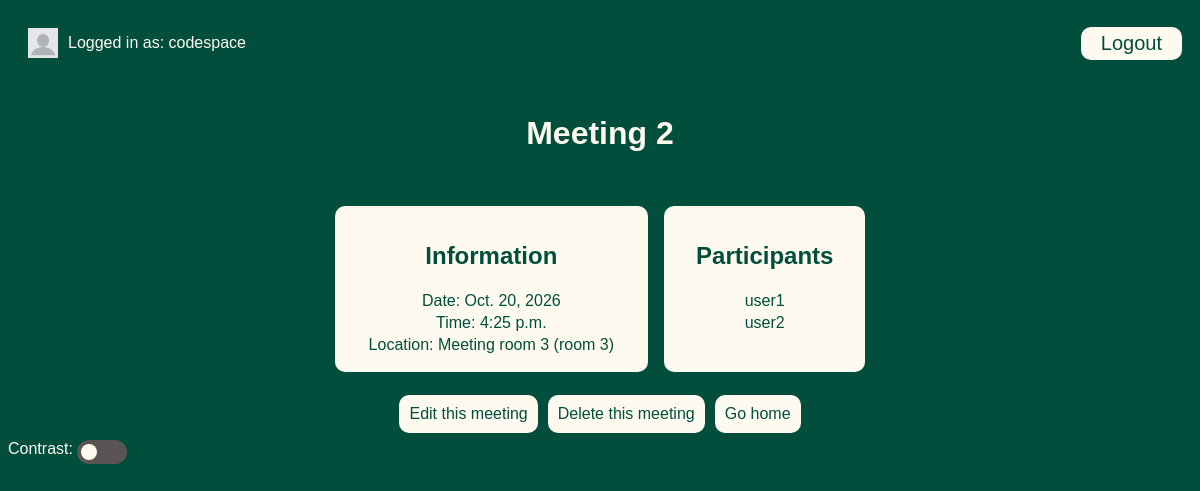
Page /meetings/6 (signed in) on the committed database.
### meetings/models.py (models this page shows, shortened)
class Meeting(models.Model):
    title = models.CharField(max_length=200)
    date = models.DateField()
    start_time = models.TimeField(default=time(9))
    duration = models.IntegerField(default=1)
    room = models.ForeignKey(Room, on_delete=models.CASCADE)
    participants = models.ManyToManyField(get_user_model())#incase db changes we call this insted

class Room(models.Model):
    name = models.CharField(max_length=50)
    floor = models.IntegerField()
    room_number = models.IntegerField()
    def __str__(self):
        return f"{self.name} (room  {self.room_number})"

### meetings/views.py (the view)
# urls.py: path('<int:id>', views.detail, name='detail'),
@login_required
def detail(request, id):
    meeting = get_object_or_404(Meeting, pk=id)#returns 404 if not found for or given class with id
    return render(request, "meetings/detail.html",{"meeting": meeting})

### templates/meetings/detail.html (shortened to what this page needs)
{% extends "base.html" %}
{% block content%}
<h1>{{meeting.title}}</h1>
<div class="card">
    <div class="item meeting-info">
        <h2>Information</h2>
        <p>Date: {{meeting.date}}</p>
        <p>Time: {{meeting.start_time}} </p>
        <p>Location: {{meeting.room}}</p>
    </div>
    <div class="item meeting-participants">
        <h2>Participants</h2>
        {% for participant in meeting.participants.all%}
            <p>{{ participant.username }}</p>
        {%endfor%}
    </div>
</div>
<div>
    <p class="actions">
        <a href="{%url 'edit' meeting.id%}">Edit this meeting</a><br>
        <a href="{%url 'delete' meeting.id%}">Delete this meeting</a><br>
        <a href="{% url 'welcome' %}">Go home</a>
    </p>
</div>
{%endblock%}

### templates/base.html (shortened to what this page needs)
{% load static %}
<!DOCTYPE html>
<html lang="en">
<head>
    <link rel="stylesheet" href="{% static 'website/style.css' %}">
</head>
<body>
    <div class="login">
        {% if user.is_authenticated %}
            <div class="name">
                <img src="{% static 'website/profile.jpg' %}" id="profile">
                Logged in as: {{user.get_username}}
            </div>
            <form method="post" action="{%url 'logout'%}">
                <button type="submit">Logout</button>
            </form>
        {%else %}
            <p class="actions" id="login-button"><a href="{% url 'login'%}" >Login</a></p>
    {%endif%}
    </div>
    <div class="content">
    {% block content %}
    {% endblock%}
    </div>
    <div id="footer">
        Contrast:
        <label class="switch">
            <span class="slider round"></span>
        </label>
    </div>
</body>
</html>

### website/static/website/style.css (style rules this page uses)
:root { --main: #014e3c; --light: floralwhite; --dark: #206c5e; }
body { font-family: 'Calibri', 'Trebuchet MS', sans-serif; color: var(--light); background-color: var(--main); }
button { background-color: var(--light); border: none; color: var(--main); border-radius: 10px; padding: 5px 20px; font-size: 20px; }
h1 { padding: 1rem; }
a { text-decoration: none; color: #000806; }
p { margin: 0; padding: 2px; }
.actions { display: flex; flex-direction: row; }
.actions a { padding: 10px; margin: 5px; background-color: var(--light); color: var(--main); border-radius: 10px; }
.card { display: flex; flex-direction: row; color: var(--main); gap: 1rem; padding :1rem; }
.item { padding: 1rem 2rem; background-color: var(--light); color: var(--main); border-radius: 10px; display:flex; flex-direction: column; align-items: center; }
.switch { position: relative; display: inline-block; width: 50px; height: 24px; }
.slider { position: absolute; cursor: pointer; top: 0; left: 0; right: 0; bottom: 0; background-color: rgb(91, 84, 84); -webkit-transition: .4s; transition: .4s; }
.slider:before { position: absolute; content: ""; height: 16px; width: 16px; left: 4px; bottom: 4px; background-color: var(--light); -webkit-transition: .4s; transition: .4s; }
.slider.round { border-radius: 34px; }
.slider.round:before { border-radius: 50%; }
.login { justify-content: space-between; display: flex; flex-direction: row; padding: 10px; align-items: center; }
.name { display: flex; flex-direction: row; align-items: center; }
#profile { height: 30px; width: 30px; padding: 10px; }
.content { display: flex; flex-direction: column; align-items: center; }

### rows in the picture
Meeting: title "Meeting 2", date "Oct. 20, 2026", start_time "4:25 p.m.", room "Meeting room 3 (room 3)"

### other values in the picture
{{ user.get_username }} "codespace"
{{ participant.username }} "user1"
{{ participant.username }} "user2"
